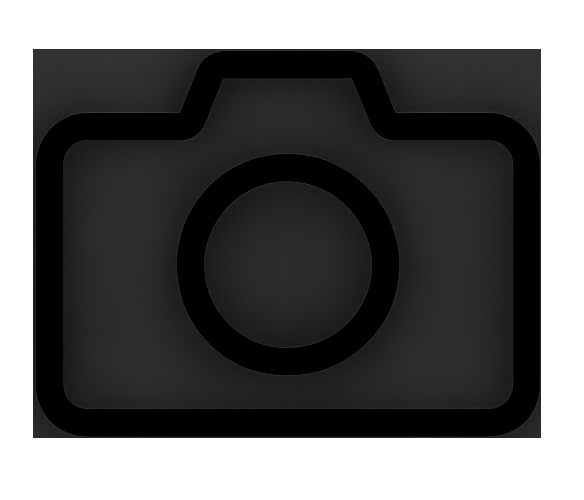
#> input picture takepicture.png, 584 x 500 px
$ python brush_effect_light.py takepicture.png out.png
#> lines starting #> are read from the running program, lines starting #| are printed output that depends on the picture
import sys
sys.stdout.reconfigure(encoding='utf-8')
sys.stderr.reconfigure(encoding='utf-8')

import cv2
import numpy as np
from PIL import Image, ImageFilter, ImageEnhance
import json

def apply_artistic_effect(input_path, output_path):
    """
    TensorFlow 없이 OpenCV와 PIL을 사용한 경량 브러시 효과
    """
#> called with input_path = 'takepicture.png', output_path = 'out.png'
    try:
        print("경량 브러시 효과 시작...")

        # 이미지 로드
        img = cv2.imread(input_path, cv2.IMREAD_UNCHANGED)
#> img is the input picture: shape (500, 584, 4); mean B, G, R, A 100.9, 100.9, 101.1, 51.4
        if img is None:
            raise ValueError(f"이미지를 로드할 수 없습니다: {input_path}")

        print(f"이미지 크기: {img.shape}")
#| 이미지 크기: (500, 584, 4)

        # BGR을 RGB로 변환
        if len(img.shape) == 4:  # RGBA
            img_rgb = cv2.cvtColor(img, cv2.COLOR_BGRA2RGB)
            alpha = img[:, :, 3]
        else:  # RGB
            img_rgb = cv2.cvtColor(img, cv2.COLOR_BGR2RGB)
            alpha = None

        # PIL 이미지로 변환
        pil_img = Image.fromarray(img_rgb)

        # 1. 유화 효과 (Oil Painting Effect)
        # 색상 팔레트 감소
        img_array = np.array(pil_img)
        img_array = img_array // 16 * 16  # 색상 양자화

        # 2. 블러 효과로 브러시 스트로크 시뮬레이션
        pil_img = Image.fromarray(img_array)
        pil_img = pil_img.filter(ImageFilter.GaussianBlur(radius=1.5))
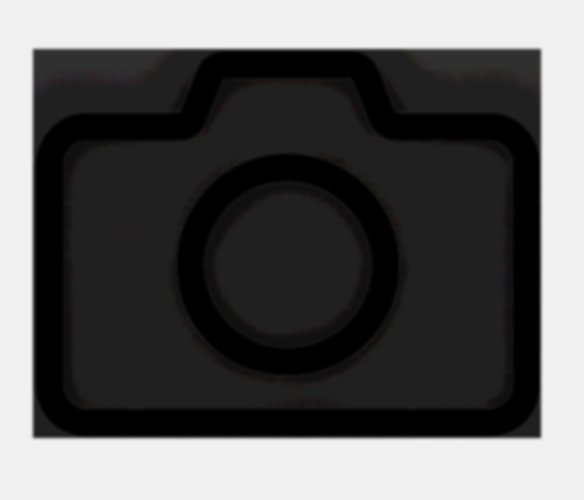
#> pil_img: PIL image 584x500 RGB; mean R, G, B 92.5, 92.2, 92.3

        # 3. 에지 강화 (붓질 경계 강조)
        enhancer = ImageEnhance.Sharpness(pil_img)
        pil_img = enhancer.enhance(1.5)

        # 4. 색상 대비 향상
        enhancer = ImageEnhance.Contrast(pil_img)
        pil_img = enhancer.enhance(1.2)

        # 5. 채도 약간 증가
        enhancer = ImageEnhance.Color(pil_img)
        pil_img = enhancer.enhance(1.1)

        # OpenCV로 다시 변환하여 추가 효과
        result_array = np.array(pil_img)

        # 6. 브러시 텍스처 효과 (bilateral filter)
        result_array = cv2.bilateralFilter(result_array, 15, 80, 80)

        # 7. 약간의 노이즈 추가 (캔버스 텍스처)
        noise = np.random.normal(0, 3, result_array.shape).astype(np.int16)
        result_array = np.clip(result_array.astype(np.int16) + noise, 0, 255).astype(np.uint8)

        # 알파 채널 복원
        if alpha is not None:
            result_bgra = cv2.cvtColor(result_array, cv2.COLOR_RGB2BGRA)
            result_bgra[:, :, 3] = alpha
            result_array = result_bgra
        else:
            result_array = cv2.cvtColor(result_array, cv2.COLOR_RGB2BGR)

        # 결과 저장
        success = cv2.imwrite(output_path, result_array)
        if not success:
            raise ValueError(f"이미지 저장 실패: {output_path}")

        print(f"경량 브러시 효과 완료: {output_path}")

        return {
            "success": True,
            "message": "경량 브러시 효과 적용 완료",
            "output_path": output_path
        }

    except Exception as e:
        error_msg = f"브러시 효과 처리 중 오류: {str(e)}"
        print(error_msg, file=sys.stderr)
        return {
            "success": False,
            "error": error_msg
        }

if __name__ == "__main__":
    if len(sys.argv) != 3:
        print("사용법: python brush_effect_light.py <입력_이미지> <출력_이미지>")
        sys.exit(1)

    input_path = sys.argv[1]
    output_path = sys.argv[2]

    result = apply_artistic_effect(input_path, output_path)
    print(json.dumps(result, ensure_ascii=False))
